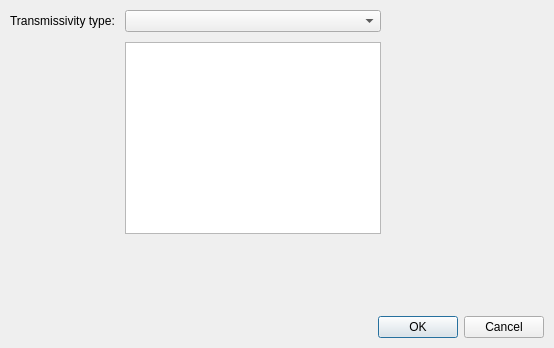
<?xml version="1.0" encoding="UTF-8"?>
<ui version="4.0">
 <class>TransmissivityDialog</class>
 <widget class="QDialog" name="TransmissivityDialog">
  <property name="geometry">
   <rect>
    <x>0</x>
    <y>0</y>
    <width>554</width>
    <height>348</height>
   </rect>
  </property>
  <property name="windowTitle">
   <string>Transmissivity Definition</string>
  </property>
  <layout class="QGridLayout" name="mainLayout">
   <property name="margin">
    <number>10</number>
   </property>
   <property name="spacing">
    <number>10</number>
   </property>
   <item row="0" column="0">
    <widget class="QLabel" name="transmissivityLabel">
     <property name="text">
      <string>Transmissivity type:</string>
     </property>
    </widget>
   </item>
   <item row="0" column="1">
    <widget class="QComboBox" name="transmissivityCombo"/>
   </item>
   <item row="1" column="1">
    <widget class="FieldContainerWidget" name="transmissivityParameters"/>
   </item>
   <item row="2" column="1">
    <spacer name="verticalSpacer">
     <property name="orientation">
      <enum>Qt::Vertical</enum>
     </property>
     <property name="sizeHint" stdset="0">
      <size>
       <width>20</width>
       <height>40</height>
      </size>
     </property>
    </spacer>
   </item>
   <item row="0" column="2">
    <spacer name="horizontalSpacer">
     <property name="orientation">
      <enum>Qt::Horizontal</enum>
     </property>
     <property name="sizeHint" stdset="0">
      <size>
       <width>40</width>
       <height>20</height>
      </size>
     </property>
    </spacer>
   </item>
   <item row="3" column="0" colspan="3">
    <widget class="QDialogButtonBox" name="buttonBox">
     <property name="orientation">
      <enum>Qt::Horizontal</enum>
     </property>
     <property name="standardButtons">
      <set>QDialogButtonBox::Cancel|QDialogButtonBox::Ok</set>
     </property>
    </widget>
   </item>
  </layout>
 </widget>
 <customwidgets>
  <customwidget>
   <class>FieldContainerWidget</class>
   <extends>QTreeView</extends>
   <header>FieldContainerWidget.h</header>
  </customwidget>
 </customwidgets>
 <resources/>
 <connections>
  <connection>
   <sender>buttonBox</sender>
   <signal>accepted()</signal>
   <receiver>TransmissivityDialog</receiver>
   <slot>accept()</slot>
   <hints>
    <hint type="sourcelabel">
     <x>248</x>
     <y>254</y>
    </hint>
    <hint type="destinationlabel">
     <x>157</x>
     <y>274</y>
    </hint>
   </hints>
  </connection>
  <connection>
   <sender>buttonBox</sender>
   <signal>rejected()</signal>
   <receiver>TransmissivityDialog</receiver>
   <slot>reject()</slot>
   <hints>
    <hint type="sourcelabel">
     <x>316</x>
     <y>260</y>
    </hint>
    <hint type="destinationlabel">
     <x>286</x>
     <y>274</y>
    </hint>
   </hints>
  </connection>
 </connections>
</ui>
